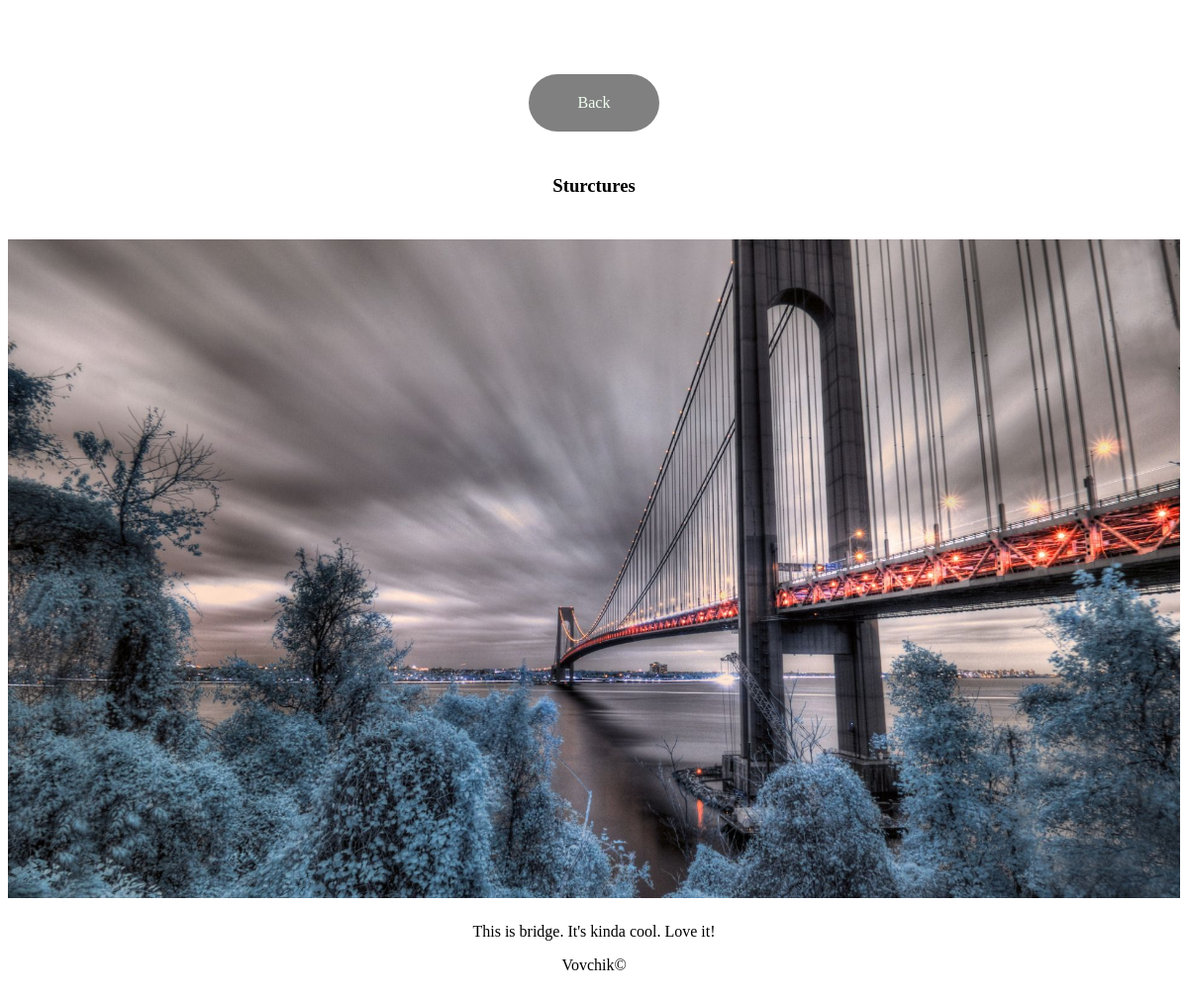
The app's page /card_view/7/ with its own data.
### base/models.py (models this page shows, shortened)
class Photo(models.Model):
    category = models.ForeignKey(Category, on_delete=models.SET_NULL, null=True, blank=True)
    image = models.ImageField(null=False, blank=False)
    description = models.TextField()
    class Meta:
        verbose_name = ("Photo")
        verbose_name_plural = ("Photos")

class Category(models.Model):
    name = models.CharField(max_length=128, null=False, blank=False)
    class Meta:
        verbose_name = ("Category")
        verbose_name_plural = ("Categories")

### base/views.py (the view)
# urls.py: path('card_view/<str:pk>/', card_view, name='card_view'),
def card_view(request, pk):
    image = Photo.objects.get(id=pk)
    context = {'image': image}
    return render(request, 'base/card_view.html', context)

### base/templates/base/card_view.html (shortened to what this page needs)
{% load static %}
<!DOCTYPE html>
<html lang="en">
  <head>
    <link rel="stylesheet" href="{% static '\base\css\card-view.css' %}" />
  </head>
  <body>
    <div class="container">
      <a class="back-button" href="{% url 'index' %}">Back</a>
      <h3>{{ image.category.name }}</h3>
      <img class="image" src="{{ image.image.url }}" alt="Big image" />
      <span>{{ image.description }}</span>
      <footer>
        <p>Vovchik&copy</p>
      </footer>
    </div>
  </body>
</html>

### base/static/base/css/card-view.css (style rules this page uses)
.container { display: flex; flex-direction: column; justify-content: center; align-items: center; max-width: 1440px; margin: auto; margin-top: 50px; }
.back-button { margin: 25px; text-decoration: none; padding: 20px 50px; font-style: 1.25rem; background: grey; color: honeydew; border-radius: 30px; }
.image { margin: 25px; max-width: 100%; min-height: 100%; }

### records on screen
Photo: category.name "Sturctures", image (picture), description "This is bridge. It's kinda cool. Love it!"
